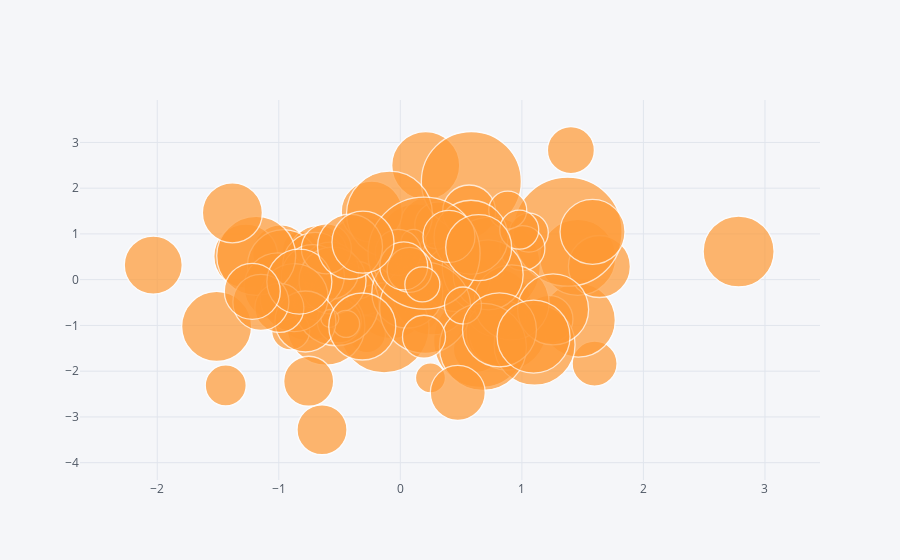

The notebook cell saved with this chart:
### Code cell
#Plotly and Cufflink
import pandas as pd
import numpy as np
from plotly import __version__
import cufflinks as cf
%matplotlib inline
from plotly.offline import download_plotlyjs,init_notebook_mode,plot,iplot
init_notebook_mode(connected=True)
cf.go_offline()
#Data
df=pd.DataFrame(np.random.randn(100,4), columns ='A B C D' .split())
#df3.head()
df.iplot(kind='bubble', x='A',y='B',size='C')
